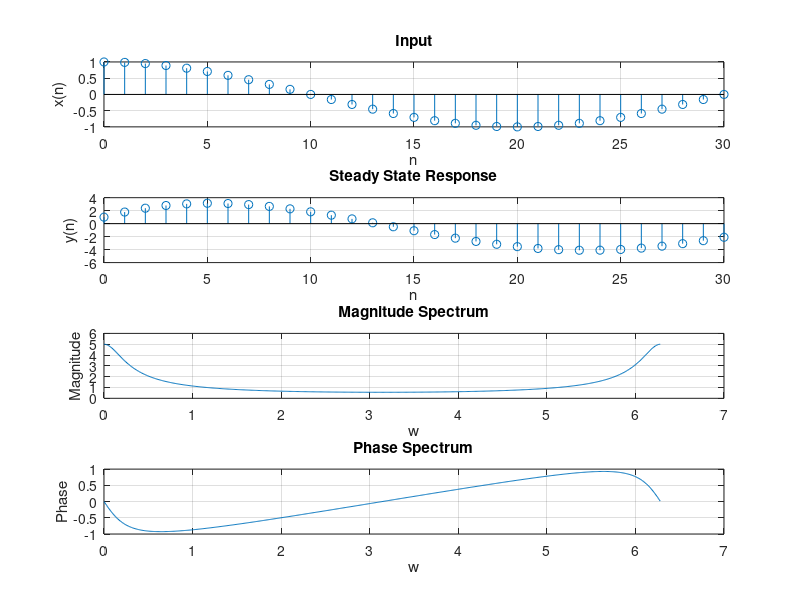

The MATLAB script that drew this image:
clc
clear all
close all
w = 0:0.01:2*pi;
%h = 1./(1-((0.8).*exp(-1j*w)));
q = 1;
e = [1,-0.8];
m = 0:length(q)-1;
n = 0:length(e)-1;
h = (q*exp(-1j*m'*w))./(e*exp(-1j*n'*w));
a = abs(h);
b = angle(h);
p = 0:30;
x = cos(0.05*pi*p);
y = filter(q,e,x);
subplot(4,1,1)
stem(p,x)
xlabel('n')
ylabel('x(n)');
title('Input')
grid on

subplot(4,1,2)
stem(p,y)
xlabel('n')
ylabel('y(n)');
title('Steady State Response')
grid on

subplot(4,1,3)
plot(w,a)
xlabel('w')
ylabel('Magnitude');
title('Magnitude Spectrum')
grid on

subplot(4,1,4)
plot(w,b)
xlabel('w')
ylabel('Phase');
title('Phase Spectrum')
grid on